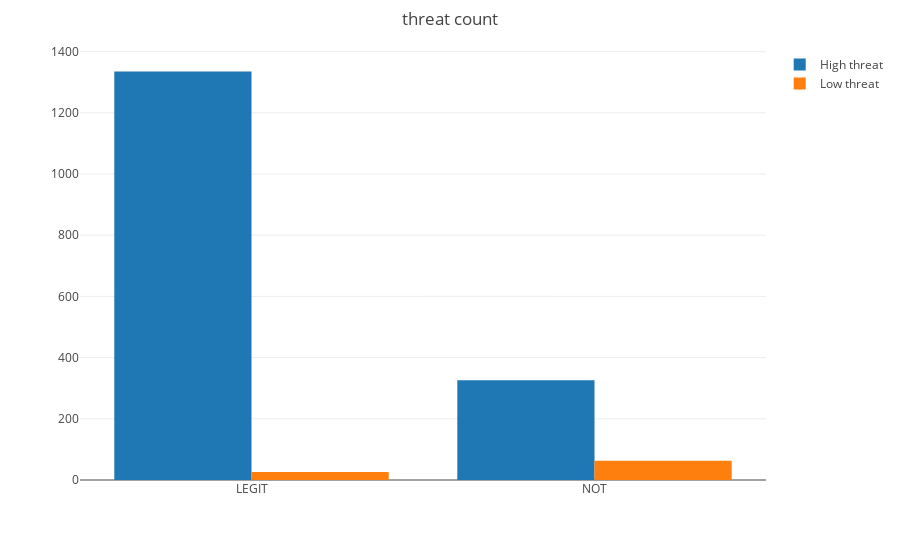

Write notebook code for a chart like this one.
### Code cell
threat = df['Threat Confidence'].unique().tolist()
data_bar = []
for i in threat:
    legit_unique, legit_count = np.unique(df[df['Threat Confidence']==i]['PostLegit'], return_counts = True)
    data_bar.append(go.Bar(x=legit_unique,y=legit_count,name=i + ' threat'))
layout = go.Layout(
    title = 'threat count',
     margin = dict(
        t = 50
    )
)
fig = go.Figure(data = data_bar, layout = layout)
py.iplot(fig)

### Figure 1 — Plotly figure (JSON) as saved in the notebook; plotly's stock layout.template omitted (floating-point values rounded to 4 significant figures)
{"data": [{"name": "High threat", "type": "bar", "x": ["LEGIT", "NOT"], "y": [1335, 326]}, {"name": "Low threat", "type": "bar", "x": ["LEGIT", "NOT"], "y": [26, 63]}], "layout": {"margin": {"t": 50}, "title": "threat count"}}
